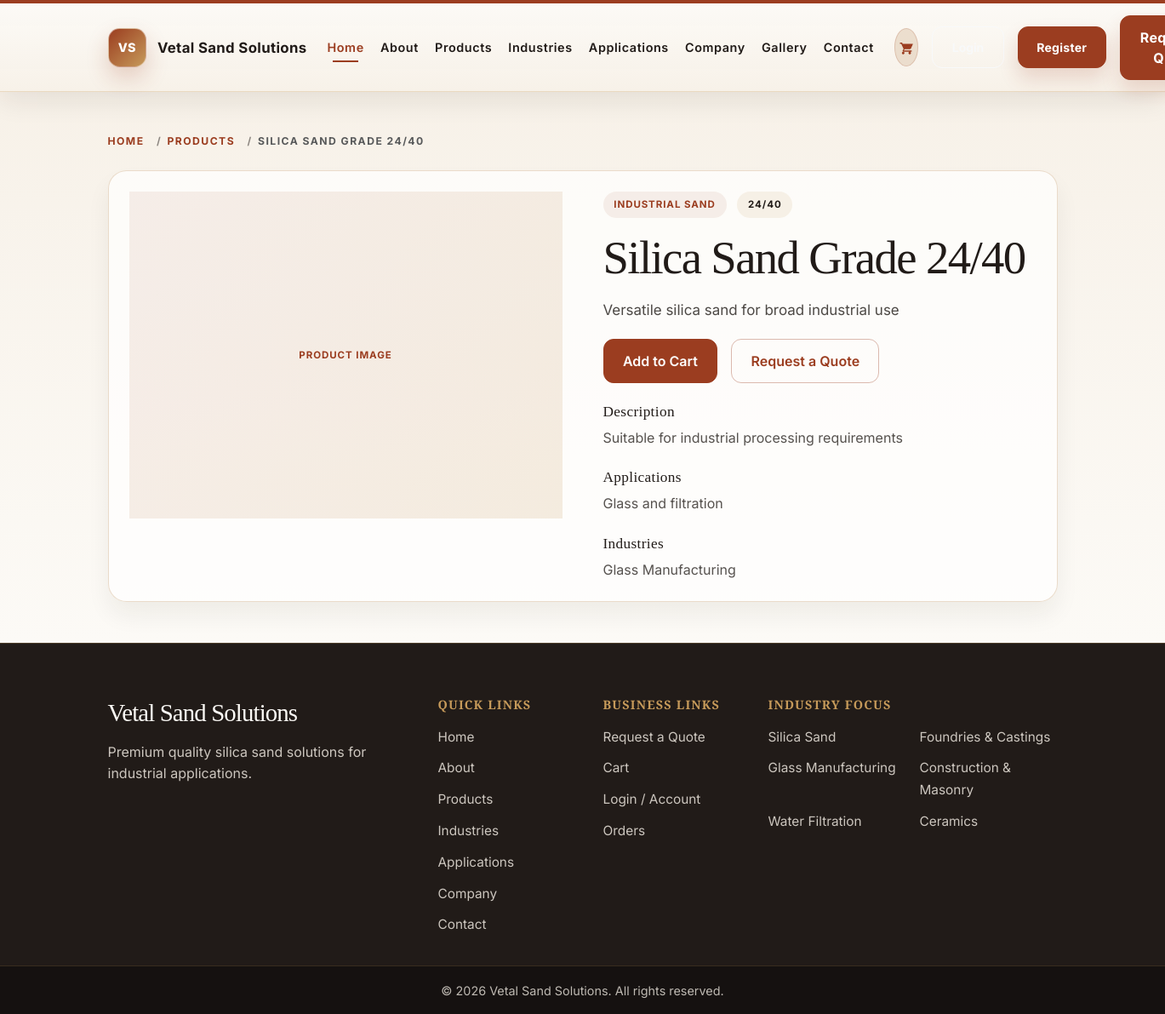
Screenshot of /products/silica-sand-grade-24-40/ with the database file from the repository.
### products/models.py (models this page shows, shortened)
class Product(models.Model):
    category = models.ForeignKey(Category, on_delete=models.CASCADE, related_name='products')
    name = models.CharField(max_length=200)
    slug = models.SlugField(unique=True)
    short_description = models.CharField(max_length=300, blank=True)
    description = models.TextField(blank=True)
    grade = models.CharField(max_length=50, blank=True)
    specifications = models.TextField(blank=True)
    applications = models.TextField(blank=True)
    industries = models.TextField(blank=True)
    is_active = models.BooleanField(default=True)
    is_featured = models.BooleanField(default=False)
    created_at = models.DateTimeField(auto_now_add=True)
    updated_at = models.DateTimeField(auto_now=True)
    class Meta:
        ordering = ['-created_at']

class Category(models.Model):
    name = models.CharField(max_length=100)
    slug = models.SlugField(unique=True)
    description = models.TextField(blank=True)
    is_active = models.BooleanField(default=True)
    created_at = models.DateTimeField(auto_now_add=True)
    class Meta:
        verbose_name = 'Category'
        verbose_name_plural = 'Categories'

### products/views.py (the view)
# urls.py: path('<slug:slug>/', views.product_detail, name='product_detail'),
def product_detail(request, slug):
    product = get_object_or_404(
        Product.objects.select_related('category').prefetch_related('images'),
        slug=slug,
        is_active=True,
    )
    product.primary_image = product.images.filter(is_primary=True).first() or product.images.first()
    product_images = list(product.images.all())
    related_products = (
        Product.objects.filter(category=product.category, is_active=True)
        .exclude(id=product.id)
        .select_related('category')
        .prefetch_related('images')[:4]
    )
    for related_product in related_products:
        related_product.primary_image = (
            related_product.images.filter(is_primary=True).first() or related_product.images.first()
        )
    context = {
        'product': product,
        'product_images': product_images,
        'related_products': related_products,
    }
    return render(request, 'products/product_detail.html', context)

### cart/context_processors.py (called while the page is built)
def cart_count(request):
    cart = request.session.get('cart', {})
    total_items = 0
    for quantity in cart.values():
        try:
            total_items += int(quantity)
        except (TypeError, ValueError):
            continue
    return {'cart_count': total_items}

### templates/products/product_detail.html (shortened to what this page needs)
{% extends 'base.html' %}
{% block content %}
<section class="product-detail-page">
    <div class="container py-5">
        <nav aria-label="breadcrumb" class="product-detail-breadcrumb-wrap">
            <ol class="breadcrumb product-detail-breadcrumb">
                <li class="breadcrumb-item"><a href="{% url 'home' %}">Home</a></li>
                <li class="breadcrumb-item"><a href="{% url 'product_list' %}">Products</a></li>
                <li class="breadcrumb-item active" aria-current="page">{{ product.name }}</li>
            </ol>
        </nav>
        <div class="product-detail-card">
            <div class="row g-4 g-lg-5 align-items-start">
                <div class="col-12 col-lg-6">
                    <div class="product-gallery">
                        {% if product_images %}
                            {% with main_image=product.primary_image|default:product_images.0 %}
                                <div class="product-gallery-main">
                                    {% if main_image and main_image.image %}
                                        <img src="{{ main_image.image.url }}" alt="{{ main_image.alt_text|default:product.name }}" class="product-gallery-image">
                                    {% else %}
                                        <div class="product-placeholder product-gallery-placeholder" aria-label="No product image available">
                                            <span>Product Image</span>
                                        </div>
                                    {% endif %}
                                </div>
                            {% endwith %}
                            <div class="product-gallery-thumbs">
                                {% for image in product_images %}
                                    {% if image and image.image %}
                                        <div class="product-thumb">
                                            <img src="{{ image.image.url }}" alt="{{ image.alt_text|default:product.name }}" class="product-thumb-image">
                                        </div>
                                    {% endif %}
                                {% endfor %}
                            </div>
                        {% else %}
                            <div class="product-placeholder product-gallery-placeholder large" aria-label="No product image available">
                                <span>Product Image</span>
                            </div>
                        {% endif %}
                    </div>
                </div>
                <div class="col-12 col-lg-6">
                    <div class="product-detail-content">
                        <div class="product-detail-meta">
                            <span class="product-detail-category">{{ product.category.name }}</span>
                            {% if product.grade %}
                                <span class="product-detail-grade">{{ product.grade }}</span>
                            {% endif %}
                        </div>
                        <h1>{{ product.name }}</h1>
                        {% if product.short_description %}
                            <p class="product-detail-short">{{ product.short_description }}</p>
                        {% endif %}
                        <div class="product-detail-actions">
                            <a href="{% url 'add_to_cart' product.id %}" class="btn btn-primary">Add to Cart</a>
                            <a href="{% url 'quote' %}" class="btn btn-secondary">Request a Quote</a>
                        </div>
                        {% if product.description %}
                            <div class="product-detail-section">
                                <h3>Description</h3>
                                <p>{{ product.description }}</p>
                            </div>
                        {% endif %}
                        {% if product.applications %}
                            <div class="product-detail-section">
                                <h3>Applications</h3>
                                <p>{{ product.applications }}</p>
                            </div>
                        {% endif %}
                        {% if product.industries %}
                            <div class="product-detail-section">
                                <h3>Industries</h3>
                                <p>{{ product.industries }}</p>
                            </div>
                        {% endif %}
                    </div>
                </div>
            </div>
        </div>
    </div>
</section>
{% endblock %}

### static/css/style.css (style rules this page uses)
:root { --primary: #9B3D20; --dark: #211B18; --sand: #E8D8C5; --cream: #F7F1E8; --off-white: #FCFAF6; --gold: #C69A5A; --border-soft: rgba(33, 27, 24, 0.08); --text-soft: #514640; --shadow-soft: 0 18px 38px rgba(33, 27, 24, 0.08); --shadow-card: 0 16px 28px rgba(33, 27, 24, 0.06); }
html { scroll-behavior: smooth; }
body { font-family: 'Inter', sans-serif; background: linear-gradient(180deg, var(--off-white) 0%, var(--cream) 100%); color: var(--dark); line-height: 1.6; font-weight: 400; -webkit-font-smoothing: antialiased; text-rendering: optimizeLegibility; }
a { color: var(--dark); text-decoration: none; transition: color 0.25s ease, background-color 0.25s ease, border-color 0.25s ease, transform 0.25s ease; }
h1, h2, h3, h4, h5, h6, .site-title, .hero-title { font-family: 'Playfair Display', serif; color: var(--dark); line-height: 1.15; letter-spacing: -0.03em; margin-bottom: 0.75rem; }
p { margin-bottom: 1rem; color: var(--dark); }
.btn, button, input, textarea, select { font-family: 'Inter', sans-serif; }
.btn { display: inline-flex; align-items: center; justify-content: center; border-radius: 0.75rem; font-weight: 600; padding: 0.8rem 1.4rem; transition: all 0.25s ease; border-width: 1px; border-style: solid; }
.btn-primary, .btn-quote { background: var(--primary); border-color: var(--primary); color: #fff; }
.btn-secondary, .btn-outline-primary { background: transparent; border-color: rgba(155, 61, 32, 0.35); color: var(--primary); }
.product-placeholder { width: 100%; height: 100%; display: flex; align-items: center; justify-content: center; color: var(--primary); background: linear-gradient(135deg, rgba(155, 61, 32, 0.08), rgba(198, 154, 90, 0.18)); font-weight: 700; letter-spacing: 0.08em; text-transform: uppercase; font-size: 0.72rem; }
.product-detail-page { background: linear-gradient(180deg, rgba(247, 241, 232, 0.98) 0%, rgba(252, 250, 246, 1) 100%); min-height: 70vh; }
.product-detail-breadcrumb-wrap { margin-bottom: 1.5rem; }
.product-detail-breadcrumb { margin: 0; padding: 0; list-style: none; display: flex; flex-wrap: wrap; gap: 0.4rem; font-size: 0.76rem; letter-spacing: 0.12em; text-transform: uppercase; color: var(--primary); font-weight: 700; }
.product-detail-breadcrumb .breadcrumb-item + .breadcrumb-item::before { content: "/"; color: rgba(33, 27, 24, 0.5); padding-right: 0.4rem; }
.product-detail-breadcrumb a { color: var(--primary); }
.product-detail-card { background: rgba(255, 255, 255, 0.7); border: 1px solid rgba(232, 216, 197, 0.9); border-radius: 1.35rem; box-shadow: var(--shadow-card); padding: 1.5rem; }
.product-gallery { display: flex; flex-direction: column; gap: 1rem; }
.product-gallery-placeholder, .related-product-placeholder { width: 100%; height: 100%; display: flex; align-items: center; justify-content: center; color: var(--primary); background: linear-gradient(135deg, rgba(155, 61, 32, 0.08), rgba(198, 154, 90, 0.18)); font-weight: 700; letter-spacing: 0.08em; text-transform: uppercase; font-size: 0.72rem; }
.product-gallery-placeholder.large { min-height: 24rem; }
.product-detail-content { display: flex; flex-direction: column; gap: 1rem; }
.product-detail-meta { display: flex; flex-wrap: wrap; gap: 0.8rem; align-items: center; }
.product-detail-category, .product-detail-grade { display: inline-flex; align-items: center; justify-content: center; padding: 0.4rem 0.8rem; border-radius: 999px; font-size: 0.72rem; letter-spacing: 0.08em; font-weight: 700; text-transform: uppercase; }
.product-detail-category { background: rgba(155, 61, 32, 0.08); color: var(--primary); }
.product-detail-grade { background: rgba(198, 154, 90, 0.12); color: var(--dark); }
.product-detail-content h1 { font-size: clamp(2.4rem, 4vw, 4rem); margin-bottom: 0; }
.product-detail-short { font-size: 1.06rem; color: rgba(33, 27, 24, 0.8); margin: 0; }
.product-detail-actions { display: flex; flex-wrap: wrap; gap: 1rem; margin-top: 0.25rem; }
.product-detail-section { padding-top: 0.5rem; }
.product-detail-section h3 { font-size: 1.08rem; margin-bottom: 0.5rem; letter-spacing: 0.02em; }
.product-detail-section p { margin-bottom: 0; color: rgba(33, 27, 24, 0.76); }

### rows the page displays
Product: name "SILICA SAND GRADE 24/40", category.name "INDUSTRIAL SAND", grade "24/40", name "Silica Sand Grade 24/40", short_description "Versatile silica sand for broad industrial use", description "Suitable for industrial processing requirements", applications "Glass and filtration", industries "Glass Manufacturing"
